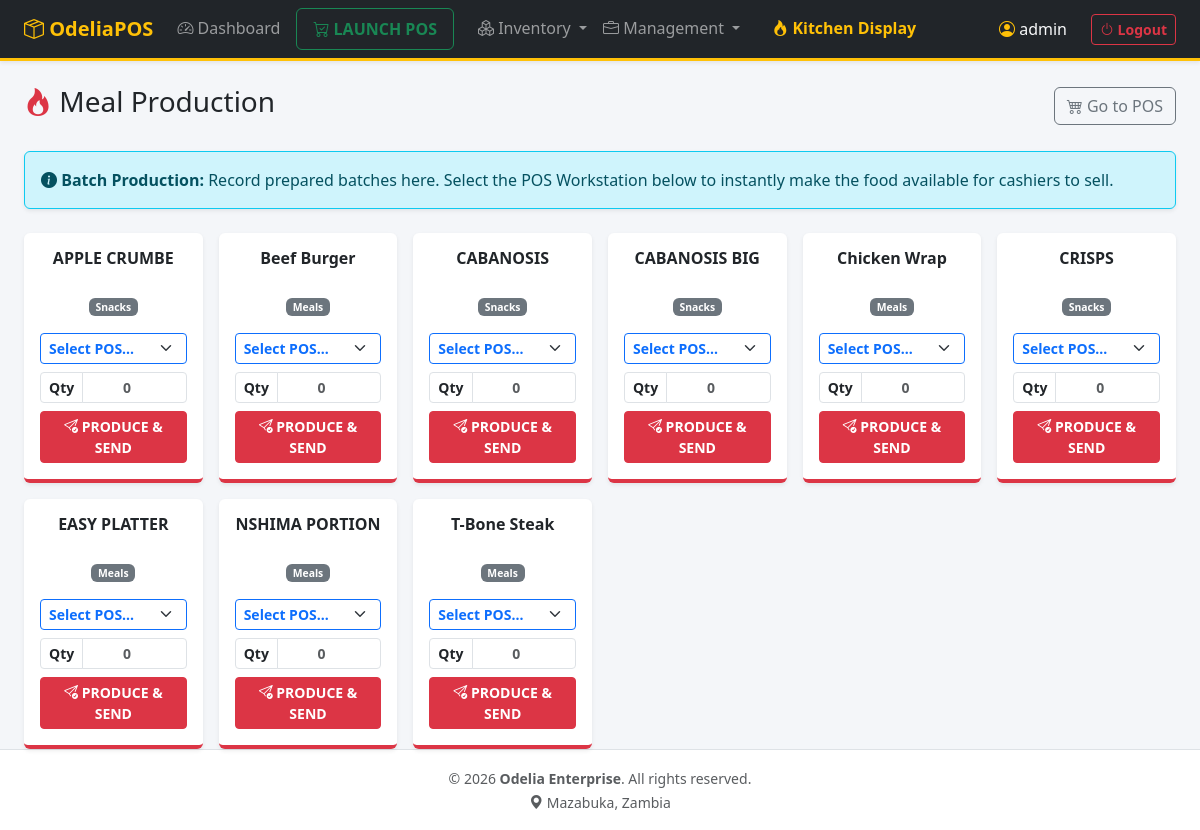
/index.php?page=kitchen (signed in), run on the app's committed database.
### tables this page shows
CREATE TABLE `products` (
  `id` int NOT NULL AUTO_INCREMENT,
  `name` varchar(100) NOT NULL,
  `sku` varchar(50) DEFAULT NULL,
  `price` decimal(10,2) DEFAULT '0.00',
  `cost_price` decimal(10,2) DEFAULT '0.00',
  `unit` varchar(20) DEFAULT 'unit',
  `category_id` int DEFAULT NULL,
  `is_active` tinyint(1) DEFAULT '1',
  `type` enum('item','service') DEFAULT 'item',
  `is_open_price` tinyint(1) DEFAULT '0',
  PRIMARY KEY (`id`),
  UNIQUE KEY `sku` (`sku`),
  KEY `category_id` (`category_id`),
  CONSTRAINT `products_ibfk_1` FOREIGN KEY (`category_id`) REFERENCES `categories` (`id`) ON DELETE SET NULL
);

CREATE TABLE `categories` (
  `id` int NOT NULL AUTO_INCREMENT,
  `name` varchar(50) NOT NULL,
  `description` varchar(255) DEFAULT NULL,
  `type` enum('food','drink','meal','ingredients','other') NOT NULL DEFAULT 'other',
  PRIMARY KEY (`id`),
  UNIQUE KEY `name` (`name`)
);

### src/kitchen.php (called while the page is built, shortened)
<?php
$stmt = $pdo->prepare("
    SELECT p.*, c.name as cat_name
    FROM products p
    JOIN categories c ON p.category_id = c.id
    WHERE c.type IN ('food', 'meal') AND p.is_active = 1
    ORDER BY p.name ASC
");
$stmt->execute();
$meals = $stmt->fetchAll(PDO::FETCH_ASSOC);
?>

### templates/kitchen.php (the view, shortened to what this page needs)
<div class="d-flex justify-content-between align-items-center mb-4">
    <h3><i class="bi bi-fire text-danger"></i> Meal Production</h3>
    <a href="index.php?page=pos" class="btn btn-outline-secondary"><i class="bi bi-cart4"></i> Go to POS</a>
</div>
<div class="alert alert-info border-info shadow-sm mb-4">
    <strong><i class="bi bi-info-circle-fill"></i> Batch Production:</strong> Record prepared batches here. Select the POS Workstation below to instantly make the food available for cashiers to sell.
</div>
<div class="row g-3">
    <?php foreach($meals as $meal): ?>
    <div class="col-md-4 col-lg-3 col-xl-2">
        <div class="card shadow-sm h-100 border-0 border-bottom border-4 border-danger">
            <div class="card-body text-center d-flex flex-column p-3">
                <h6 class="card-title fw-bold text-dark mb-1" style="height: 40px; overflow: hidden;"><?= htmlspecialchars($meal['name']) ?></h6>
                <div class="mb-3"><span class="badge bg-secondary" style="font-size: 0.65rem;"><?= htmlspecialchars($meal['cat_name']) ?></span></div>
                <form method="POST" onsubmit="return confirm('Send this batch to the POS?');" class="mt-auto">
                    <select name="target_location_id" class="form-select form-select-sm mb-2 fw-bold text-primary border-primary" required>
                        <option value="">Select POS...</option>
                    </select>
                    <div class="input-group input-group-sm mb-2">
                        <span class="input-group-text bg-white fw-bold">Qty</span>
                        <input type="number" step="0.01" name="quantity" class="form-control text-center fw-bold text-danger" placeholder="0" required min="0.01">
                    </div>
                    <button type="submit" class="btn btn-danger w-100 fw-bold btn-sm"><i class="bi bi-send-check"></i> PRODUCE & SEND</button>
                </form>
            </div>
        </div>
    </div>
    <?php endforeach; ?>
</div>

### templates/header.php (style rules this page uses)
body { background-color: #f4f6f9; }

### data on the page
products: name "APPLE CRUMBE", category.name "Snacks"
products: name "Beef Burger", category.name "Meals"
products: name "CABANOSIS", category.name "Snacks"
products: name "CABANOSIS BIG", category.name "Snacks"
products: name "Chicken Wrap", category.name "Meals"
products: name "CRISPS", category.name "Snacks"
products: name "EASY PLATTER", category.name "Meals"
products: name "NSHIMA PORTION", category.name "Meals"
products: name "T-Bone Steak", category.name "Meals"

### other printed values
$_SESSION['username'] "admin"
